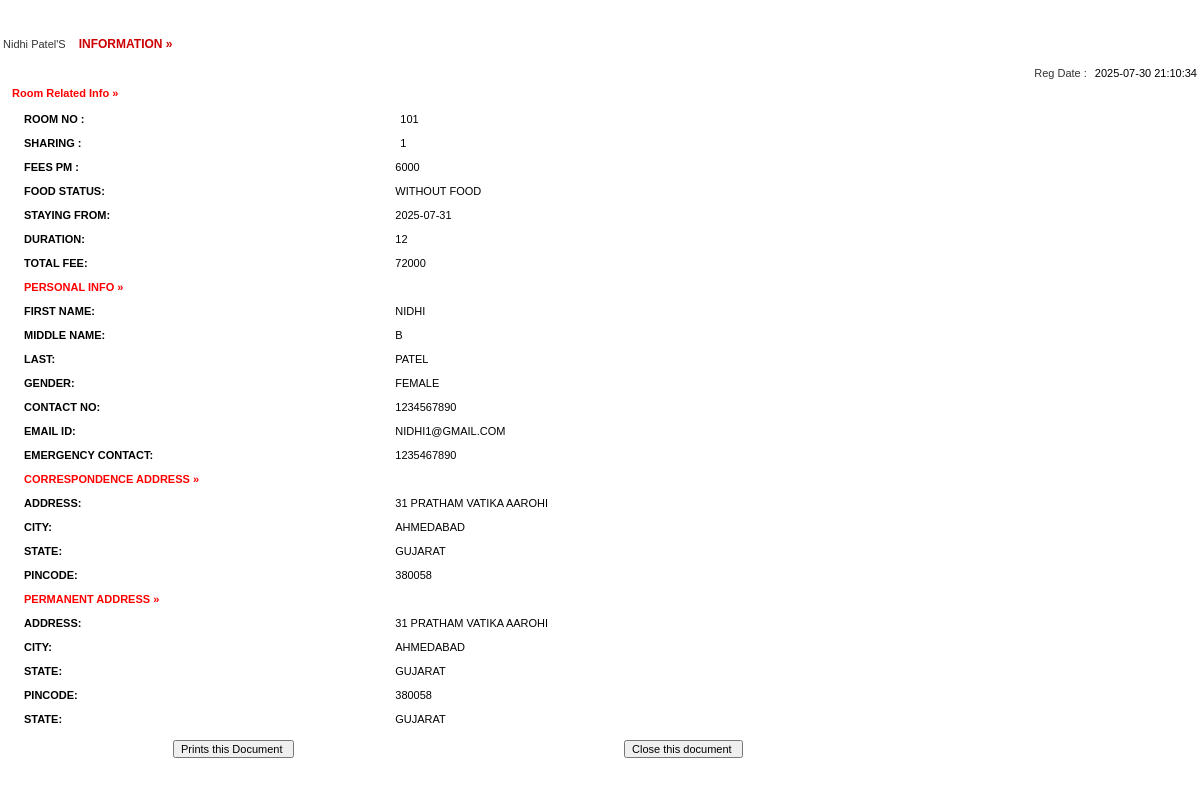
Screenshot of /admin/full-profile.php?id=10 with the database file from the repository.
### tables this page shows
CREATE TABLE `registration` (
  `id` int(11) NOT NULL,
  `roomno` int(11) DEFAULT NULL,
  `sharing` int(11) DEFAULT NULL,
  `feespm` int(11) DEFAULT NULL,
  `foodstatus` int(11) DEFAULT NULL,
  `stayfrom` date DEFAULT NULL,
  `duration` int(11) DEFAULT NULL,
  `firstName` varchar(500) DEFAULT NULL,
  `middleName` varchar(500) DEFAULT NULL,
  `lastName` varchar(500) DEFAULT NULL,
  `gender` varchar(250) DEFAULT NULL,
  `contactno` bigint(11) DEFAULT NULL,
  `emailid` varchar(500) DEFAULT NULL,
  `egycontactno` bigint(11) DEFAULT NULL,
  `corresAddress` varchar(500) DEFAULT NULL,
  `corresCIty` varchar(500) DEFAULT NULL,
  `corresState` varchar(500) DEFAULT NULL,
  `corresPincode` int(11) DEFAULT NULL,
  `pmntAddress` varchar(500) DEFAULT NULL,
  `pmntCity` varchar(500) DEFAULT NULL,
  `pmnatetState` varchar(500) DEFAULT NULL,
  `pmntPincode` int(11) DEFAULT NULL,
  `postingDate` timestamp NULL DEFAULT current_timestamp(),
  `updationDate` varchar(500) DEFAULT NULL
);

### admin/full-profile.php (the view, shortened to what this page needs)
<?php
$con = mysqli_connect(DB_SERVER,DB_USER,DB_PASS,DB_NAME);
?>
<!DOCTYPE html PUBLIC "-//W3C//DTD XHTML 1.0 Transitional//EN" "http://www.w3.org/TR/xhtml1/DTD/xhtml1-transitional.dtd">
<html xmlns="http://www.w3.org/1999/xhtml">
<head>
<link href="style.css" rel="stylesheet" type="text/css" />
<link href="pg.css" rel="stylesheet" type="text/css">
</head>
<body>
<table width="100%" border="0">
<?php
		 $ret= mysqli_query($con,"SELECT * FROM registration where id = '".$_GET['id']."'");
			while($row=mysqli_fetch_array($ret))
			{
			?>
			<tr>
			  <td colspan="2" align="center" class="font1">&nbsp;</td>
  </tr>
			<tr>
			  <td colspan="2" align="center" class="font1">&nbsp;</td>
  </tr>
			<tr>
			  <td colspan="2"  class="font"><?php echo ucfirst($row['firstName']);?> <?php echo ucfirst($row['lastName']);?>'S <span class="font1"> information &raquo;</span> </td>
  </tr>
			<tr>
			  <td colspan="2"  class="font">&nbsp;&nbsp;&nbsp;&nbsp;&nbsp;&nbsp;&nbsp;&nbsp;&nbsp;&nbsp;&nbsp;&nbsp;
		      <div align="right">Reg Date : <span class="comb-value"><?php echo $row['postingDate'];?></span></div></td>
  </tr>
			<tr>
			  <td colspan="2"  class="heading" style="color: red;">Room Related Info &raquo; </td>
  </tr>
			<tr>
			  <td colspan="2"  class="font1"><table width="100%" border="0">
                <tr>
                  <td width="32%" valign="top" class="heading">Room no : </td>
                      <td class="comb-value1"><span class="comb-value"><?php echo $row['roomno'];?></span></td>
                    </tr>
                  <tr>
                  <td width="22%" valign="top" class="heading">Sharing : </td>
                      <td class="comb-value1"><span class="comb-value"><?php echo $row['sharing'];?></span></td>
                    </tr>
                    <tr>
                    <td width="12%" valign="top" class="heading">Fees PM : </td>
                      <td class="comb-value1"><?php echo $fpm=$row['feespm'];?></td>
                    </tr>
                     <tr>
                    <td width="12%" valign="top" class="heading">Food Status: </td>
                      <td class="comb-value1"><?php if($row['foodstatus']==0)
{
  echo "Without Food";
}
else
{
  echo "With Food";
}
                      ;?></td>
                    </tr>
                    <tr>
                    <td width="12%" valign="top" class="heading">Staying From: </td>
                      <td class="comb-value1"><?php echo $row['stayfrom'];?></td>
                    </tr>
                    <tr>
                    <td width="12%" valign="top" class="heading">Duration: </td>
                      <td class="comb-value1"><?php echo $dr=$row['duration'];?></td>
                    </tr>
                    <tr>
                    <td width="12%" valign="top" class="heading">Total Fee: </td>
                      <td class="comb-value1">
                      <?php if($row['foodstatus']==1)
                      {
                        $fd=2000;
                        echo (($dr*$fpm)+($fd*$dr));
                      }
                        else
                        {
                          echo $dr*$fpm;
                        }
                      ?></td>
                    </tr>
  <tr>
   <td colspan="2" align="left"  class="heading" style="color: red;">Personal Info &raquo; </td>
  </tr>
<tr>
<td width="12%" valign="top" class="heading">First Name: </td>
<td class="comb-value1"><?php echo $row['firstName'];?></td>
</tr>
<tr>
<td width="12%" valign="top" class="heading">Middle name: </td>
<td class="comb-value1"><?php echo $row['middleName'];?></td>
</tr>
<tr>
<td width="12%" valign="top" class="heading">Last: </td>
<td class="comb-value1"><?php echo $row['lastName'];?></td>
</tr>
<tr>
<td width="12%" valign="top" class="heading">Gender: </td>
<td class="comb-value1"><?php echo $row['gender'];?></td>
</tr>
<tr>
<td width="12%" valign="top" class="heading">Contact No: </td>
<td class="comb-value1"><?php echo $row['contactno'];?></td>
</tr>
<tr>
<td width="12%" valign="top" class="heading">Email id: </td>
<td class="comb-value1"><?php echo $row['emailid'];?></td>
</tr>
<tr>
<td width="12%" valign="top" class="heading">Emergency Contact: </td>
<td class="comb-value1"><?php echo $row['egycontactno'];?></td>
</tr>
<tr>
        <td colspan="2"  class="heading" style="color: red;">Correspondence Address  &raquo; </td>
  </tr>
<tr>
<td width="12%" valign="top" class="heading">Address: </td>
<td class="comb-value1"><?php echo $row['corresAddress'];?></td>
</tr>
<tr>
<td width="12%" valign="top" class="heading">City: </td>
<td class="comb-value1"><?php echo $row['corresCIty'];?></td>
</tr>
<tr>
<td width="12%" valign="top" class="heading">State: </td>
<td class="comb-value1"><?php echo $row['corresState'];?></td>
</tr>
<tr>
<td width="12%" valign="top" class="heading">Pincode: </td>
<td class="comb-value1"><?php echo $row['corresPincode'];?></td>
</tr>
<tr>
        <td colspan="2"  class="heading" style="color: red;">Permanent Address  &raquo; </td>
  </tr>
<tr>
<td width="12%" valign="top" class="heading">Address: </td>
<td class="comb-value1"><?php echo $row['pmntAddress'];?></td>
</tr>
<tr>
<td width="12%" valign="top" class="heading">City: </td>
<td class="comb-value1"><?php echo $row['pmntCity'];?></td>
</tr>
<tr>
<td width="12%" valign="top" class="heading">State: </td>
<td class="comb-value1"><?php echo $row['pmnatetState'];?></td>
</tr>
<tr>
<td width="12%" valign="top" class="heading">Pincode: </td>
<td class="comb-value1"><?php echo $row['pmntPincode'];?></td>
</tr>
<tr>
<td width="12%" valign="top" class="heading">State: </td>
<td class="comb-value1"><?php echo $row['pmnatetState'];?></td>
</tr>
<?php } ?>
                  </table></td>
                </tr>
                  </table></td>
  <tr>
    <td colspan="2" align="right" ><form id="form1" name="form1" method="post" action="">
      <table width="100%" border="0" cellpadding="0" cellspacing="0">
        <tr>
          <td width="14%">&nbsp;</td>
          <td width="35%" class="comb-value"><label>
            <input name="Submit" type="submit" class="txtbox4" value="Prints this Document " onClick="return f3();" />
          </label></td>
          <td width="3%">&nbsp;</td>
          <td width="26%"><label>
            <input name="Submit2" type="submit" class="txtbox4" value="Close this document " onClick="return f2();"  />
          </label></td>
          <td width="8%">&nbsp;</td>
          <td width="14%">&nbsp;</td>
        </tr>
      </table>
        </form>    </td>
  </tr>
</body>
</html>

### admin/css/style.css (style rules this page uses)
html { font-size: 14px; }
@media only screen and (min-width: 480px) { html { font-size: 17px; } }
@media only screen and (min-width: 768px) { html { font-size: 14px; } }
body { font-size: 1em; }

### pg.css (style rules this page uses)
body { margin-left: 0px; margin-top: 0px; margin-right: 0px; margin-bottom: 0px;font:11px Verdana,Arial; }
.heading { font-family: Verdana, Arial, Helvetica, sans-serif; font-size: 11px; font-weight: bold; color:#000000; padding-bottom:5px; padding-top:5px; padding-left:10px; text-decoration: none; }
.comb-value { font-family: Arial, Helvetica, sans-serif; font-size: 11px; color: #000000; text-decoration: none; padding-bottom:5px; padding-left:5px; padding-top:5px; }
.font1 { font-family:Verdana, Arial, Helvetica, sans-serif; font-size:12px; font-weight:800; color:#CC0000; text-transform:uppercase; padding-left:10px; padding-top:0px; }
.txtbox4 { font-family: Arial, Helvetica, sans-serif; font-size: 11px; color: #000000; }
.comb-value1 { font-family: Arial, Helvetica, sans-serif; font-size: 11px; color: #000000; text-decoration: none; padding-bottom:2px; padding-left:2px; padding-top:2px; }
.font { font-family:Verdana, Arial, Helvetica, sans-serif; font-size:11px; color:#333333; text-decoration:none; }

### rows the page displays
registration: firstName "Nidhi", lastName "Patel", postingDate "2025-07-30 21:10:34", roomno "101", sharing "1", feespm "6000", foodstatus "WITHOUT FOOD", stayfrom "2025-07-31", duration "12", $dr*$fpm "72000", firstName "NIDHI", middleName "B", lastName "PATEL", gender "FEMALE", contactno "1234567890", emailid "NIDHI1@GMAIL.COM", egycontactno "1235467890", corresAddress "31 PRATHAM VATIKA AAROHI", corresCIty "AHMEDABAD", corresState "GUJARAT", corresPincode "380058", pmntAddress "31 PRATHAM VATIKA AAROHI", pmntCity "AHMEDABAD", pmnatetState "GUJARAT", pmntPincode "380058"
